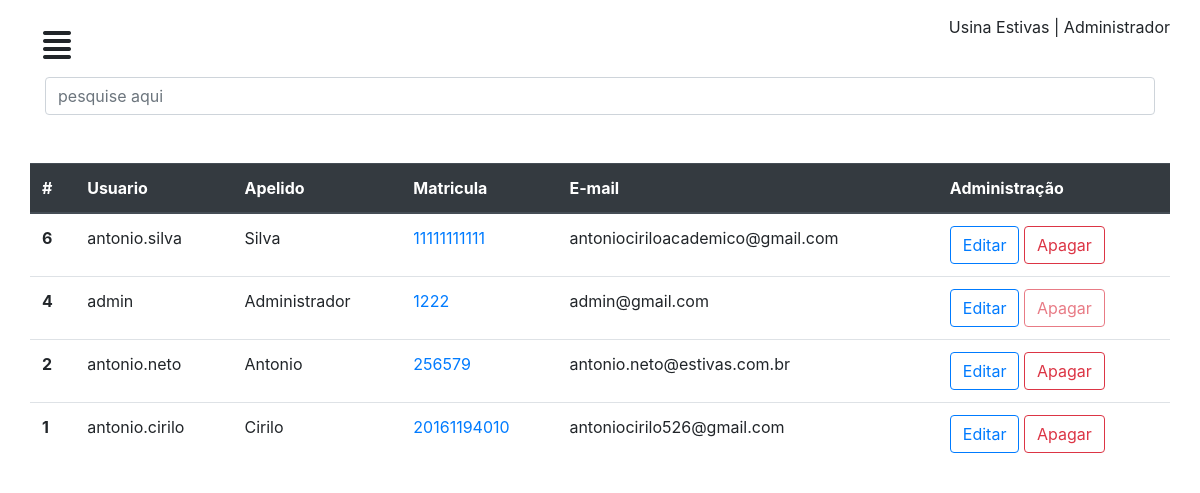
Before: /perfil/usuarios/ (signed in) with the older database file.
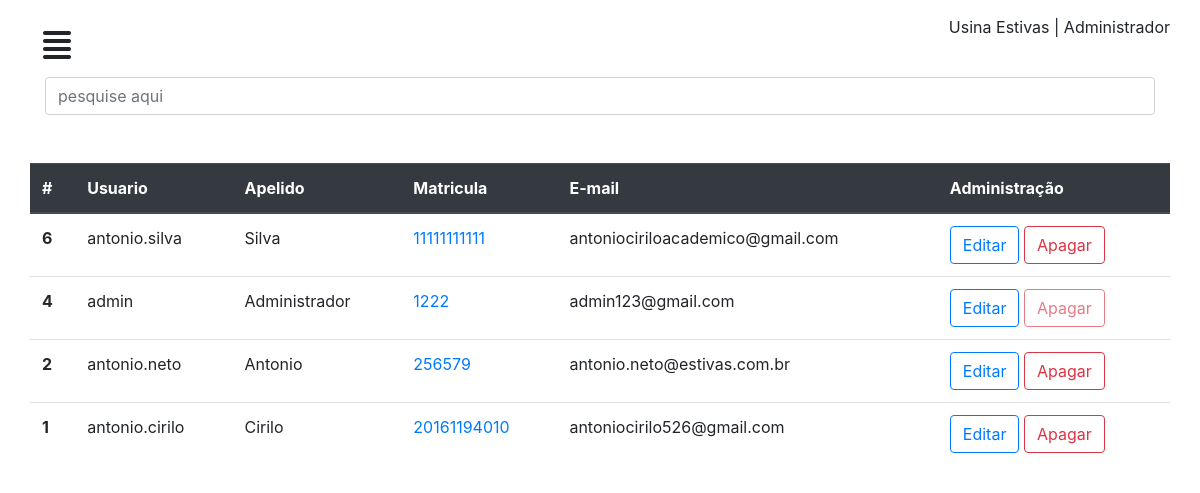
After: the same page with the newer database file.
### chamados/models.py (models this page shows, shortened)
class CustomUser (AbstractUser):
	matricula = models.CharField('matricula', max_length=11)
	apelido = models.CharField('apelido', max_length=50)

### chamados/views.py (the view)
# urls.py: path('perfil/usuarios/', usuarios, name="usuarios"),
@login_required
def usuarios(request):
	user = CustomUser.objects.all().order_by('-id')
	contexto = {
	'usuarios': user
	}
	return render(request, 'admin/usuarios.html', contexto)

### chamados/templates/admin/usuarios.html (shortened to what this page needs)
{% extends "dashboard/baseperfil.html" %}
{% load static %}
{% block conteudo %}
<div class="container">
  <div class="row">
    <div class="col-12">
      <input type="text" id="busca" name="pesquisa" class="form-control" placeholder="pesquise aqui">
      <br> <br>
    </div>
  </div>
</div>
<div id="mycall">
  <div class="row">
    <div class="col-12">
     <table class="table">
      <thead class="thead-dark">
        <tr>
          <th scope="col">#</th>
          <th scope="col">Usuario</th>
          <th scope="col">Apelido</th>
          <th scope="col">Matricula</th>
          <th scope="col">E-mail</th>
          <th scope="col">Administração</th>
        </tr>
      </thead>
      <tbody>
        <tr>
          {% for usuario in usuarios %}
          <th scope="row">{{usuario.id}}</th>
          <td scope="row">{{usuario.username}}</td>
          <td >{{usuario.apelido}}</td>
          <td ><a href="#">{{usuario.matricula}}</a></td>
          <td scope="row">{{usuario.email}}</td>
          <td> <a href="{% url 'editaruser' usuario.id %}"> <button type="button" class="btn btn-outline-primary">Editar</button></a> {% if usuario.is_superuser == 0 %} <a href="{% url 'apagaruser' usuario.id %}"><button type="button" class="btn btn-outline-danger">Apagar</button></a> {% else %} <a href="{% url 'apagaruser' usuario.id %}"> <button type="button" class="btn btn-outline-danger"disabled="">Apagar</button></a> {% endif %}
          </td>
        </tr>
        {% empty %}
      </tbody>
    </table>
    <p>Nenhum Usuario cadastrado</p>
    {% endfor %}
  </div>
</div>
</div>
{% endblock %}

### chamados/templates/dashboard/baseperfil.html (shortened to what this page needs)
<!DOCTYPE html>
{% load static %}
<html>
<head>
	<link rel="stylesheet" type="text/css" href="{% static 'css/geral.css' %}" />
	<link rel="stylesheet" type="text/css" href="{% static 'bootstrap/css/bootstrap.min.css' %}" />
	<link rel="stylesheet" type="text/css" href="{% static 'css/dash.css' %}" />
</head>
<body>
	<div id="wrapper">
		<div id="page-content-wrapper">
			<div class="container-fluid">
				<div class="row">
					<div class="col-lg-12">
						<a href="#" class="btn" id="menu-toggle"><i class="fas fa-align-justify"></i></a> <span class="float-right"> Usina Estivas | {{user.apelido}}</span>
					</div>
				</div>
				{% block conteudo %}
				{% endblock %}
			</div>
		</div>
	</div>
</body>
</html>

Changed rows visible on the page:
changed CustomUser "admin": email "admin@gmail.com" → "admin123@gmail.com"
